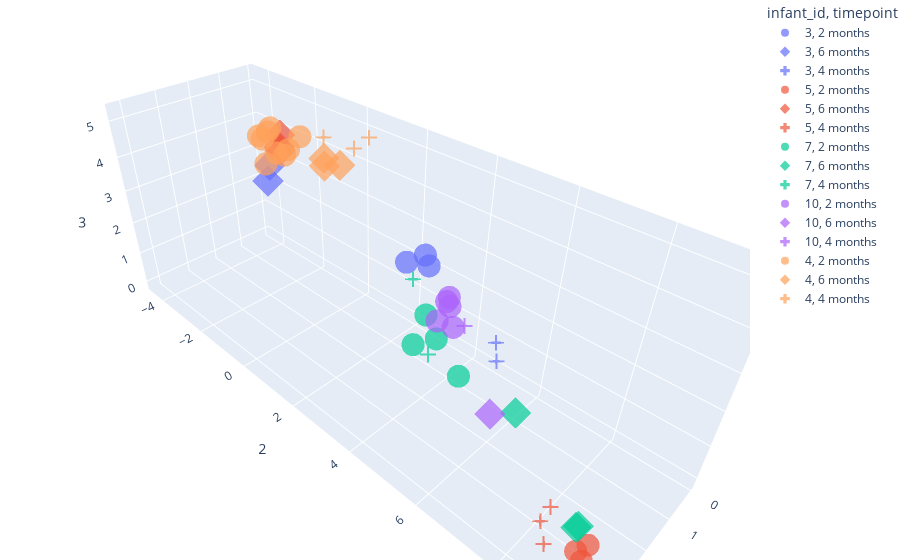

The notebook cell this image was saved under:
### Markdown cell above
### Infant + timepoint clustering

### Code cell
fig = px.scatter_3d(umap_braycurtis_metadata_246_merged,
                    x=1,
                    y=2,
                    z=3,
                    color='infant_id',
                    symbol='timepoint',
                    symbol_map={
                    "2 months": "circle",
                    "4 months": "cross",
                    "6 months": "diamond"},
                    opacity=0.7)

fig.update_layout(margin=dict(l=0, r=0, b=0, t=0))
fig.show()

### Figure 1 — Plotly figure (JSON) as saved in the notebook; plotly's stock layout.template omitted (floating-point values rounded to 4 significant figures)
{"data": [{"hovertemplate": "infant_id=3<br>timepoint=2 months<br>1=%{x}<br>2=%{y}<br>3=%{z}<extra></extra>", "legendgroup": "3, 2 months", "marker": {"color": "#636efa", "opacity": 0.7, "symbol": "circle"}, "mode": "markers", "name": "3, 2 months", "scene": "scene", "showlegend": true, "type": "scatter3d", "x": [2.488, 2.115, 2.149], "y": [3.801, 4.102, 4.015], "z": [3.846, 3.72, 3.965]}, {"hovertemplate": "infant_id=3<br>timepoint=6 months<br>1=%{x}<br>2=%{y}<br>3=%{z}<extra></extra>", "legendgroup": "3, 6 months", "marker": {"color": "#636efa", "opacity": 0.7, "symbol": "diamond"}, "mode": "markers", "name": "3, 6 months", "scene": "scene", "showlegend": true, "type": "scatter3d", "x": [0.1983, 0.01031], "y": [-3.943, -4.379], "z": [2.647, 1.898]}, {"hovertemplate": "infant_id=3<br>timepoint=4 months<br>1=%{x}<br>2=%{y}<br>3=%{z}<extra></extra>", "legendgroup": "3, 4 months", "marker": {"color": "#636efa", "opacity": 0.7, "symbol": "cross"}, "mode": "markers", "name": "3, 4 months", "scene": "scene", "showlegend": true, "type": "scatter3d", "x": [1.258, 1.216], "y": [5.504, 5.402], "z": [1.393, 1.852]}, {"hovertemplate": "infant_id=5<br>timepoint=2 months<br>1=%{x}<br>2=%{y}<br>3=%{z}<extra></extra>", "legendgroup": "5, 2 months", "marker": {"color": "#EF553B", "opacity": 0.7, "symbol": "circle"}, "mode": "markers", "name": "5, 2 months", "scene": "scene", "showlegend": true, "type": "scatter3d", "x": [3.542, 3.208, 3.337, 3.737, 3.926, 3.851, 3.642], "y": [9.242, 9.169, 9.029, 9.45, 9.041, 9.108, 9.313], "z": [0.3662, 0.4249, 0.2188, 0.1888, 0.1903, -0.1262, -0.004902]}, {"hovertemplate": "infant_id=5<br>timepoint=6 months<br>1=%{x}<br>2=%{y}<br>3=%{z}<extra></extra>", "legendgroup": "5, 6 months", "marker": {"color": "#EF553B", "opacity": 0.7, "symbol": "diamond"}, "mode": "markers", "name": "5, 6 months", "scene": "scene", "showlegend": true, "type": "scatter3d", "x": [1.517, 1.625, 1.676], "y": [-1.516, -1.399, -1.374], "z": [4.757, 4.41, 4.524]}, {"hovertemplate": "infant_id=5<br>timepoint=4 months<br>1=%{x}<br>2=%{y}<br>3=%{z}<extra></extra>", "legendgroup": "5, 4 months", "marker": {"color": "#EF553B", "opacity": 0.7, "symbol": "cross"}, "mode": "markers", "name": "5, 4 months", "scene": "scene", "showlegend": true, "type": "scatter3d", "x": [3.778, 3.376, 3.229], "y": [8.582, 8.247, 8.318], "z": [0.4427, 0.3933, 0.7629]}, {"hovertemplate": "infant_id=7<br>timepoint=2 months<br>1=%{x}<br>2=%{y}<br>3=%{z}<extra></extra>", "legendgroup": "7, 2 months", "marker": {"color": "#00cc96", "opacity": 0.7, "symbol": "circle"}, "mode": "markers", "name": "7, 2 months", "scene": "scene", "showlegend": true, "type": "scatter3d", "x": [4.269, 3.633, 3.637, 3.925], "y": [5.611, 5.344, 6.203, 5.853], "z": [3.78, 3.949, 2.99, 3.853]}, {"hovertemplate": "infant_id=7<br>timepoint=6 months<br>1=%{x}<br>2=%{y}<br>3=%{z}<extra></extra>", "legendgroup": "7, 6 months", "marker": {"color": "#00cc96", "opacity": 0.7, "symbol": "diamond"}, "mode": "markers", "name": "7, 6 months", "scene": "scene", "showlegend": true, "type": "scatter3d", "x": [1.761, 3.029, 3.295], "y": [6.465, 8.85, 8.899], "z": [0.8299, 0.4996, 0.7878]}, {"hovertemplate": "infant_id=7<br>timepoint=4 months<br>1=%{x}<br>2=%{y}<br>3=%{z}<extra></extra>", "legendgroup": "7, 4 months", "marker": {"color": "#00cc96", "opacity": 0.7, "symbol": "cross"}, "mode": "markers", "name": "7, 4 months", "scene": "scene", "showlegend": true, "type": "scatter3d", "x": [3.987, 3.108], "y": [5.741, 4.54], "z": [3.452, 4.091]}, {"hovertemplate": "infant_id=10<br>timepoint=2 months<br>1=%{x}<br>2=%{y}<br>3=%{z}<extra></extra>", "legendgroup": "10, 2 months", "marker": {"color": "#ab63fa", "opacity": 0.7, "symbol": "circle"}, "mode": "markers", "name": "10, 2 months", "scene": "scene", "showlegend": true, "type": "scatter3d", "x": [1.781, 1.573, 1.361, 1.905, 1.954], "y": [4.477, 4.282, 4.056, 4.244, 4.738], "z": [2.666, 2.706, 2.357, 2.207, 2.336]}, {"hovertemplate": "infant_id=10<br>timepoint=6 months<br>1=%{x}<br>2=%{y}<br>3=%{z}<extra></extra>", "legendgroup": "10, 6 months", "marker": {"color": "#ab63fa", "opacity": 0.7, "symbol": "diamond"}, "mode": "markers", "name": "10, 6 months", "scene": "scene", "showlegend": true, "type": "scatter3d", "x": [2.05], "y": [6.01], "z": [0.6716]}, {"hovertemplate": "infant_id=10<br>timepoint=4 months<br>1=%{x}<br>2=%{y}<br>3=%{z}<extra></extra>", "legendgroup": "10, 4 months", "marker": {"color": "#ab63fa", "opacity": 0.7, "symbol": "cross"}, "mode": "markers", "name": "10, 4 months", "scene": "scene", "showlegend": true, "type": "scatter3d", "x": [1.59], "y": [4.777], "z": [2.189]}, {"hovertemplate": "infant_id=4<br>timepoint=2 months<br>1=%{x}<br>2=%{y}<br>3=%{z}<extra></extra>", "legendgroup": "4, 2 months", "marker": {"color": "#FFA15A", "opacity": 0.7, "symbol": "circle"}, "mode": "markers", "name": "4, 2 months", "scene": "scene", "showlegend": true, "type": "scatter3d", "x": [2.37, 1.979, 1.847, 2.28, 2.149, 2.138, 1.04, 1.142, 2.363], "y": [-1.03, -0.7719, -1.459, -0.6959, -1.398, -1.174, -1.312, -1.701, -1.234], "z": [4.41, 4.596, 5.063, 4.78, 4.88, 5.131, 4.629, 4.179, 5.078]}, {"hovertemplate": "infant_id=4<br>timepoint=6 months<br>1=%{x}<br>2=%{y}<br>3=%{z}<extra></extra>", "legendgroup": "4, 6 months", "marker": {"color": "#FFA15A", "opacity": 0.7, "symbol": "diamond"}, "mode": "markers", "name": "4, 6 months", "scene": "scene", "showlegend": true, "type": "scatter3d", "x": [1.714, 1.652, 1.604], "y": [0.4048, 0.3271, 0.8332], "z": [4.616, 4.768, 4.741]}, {"hovertemplate": "infant_id=4<br>timepoint=4 months<br>1=%{x}<br>2=%{y}<br>3=%{z}<extra></extra>", "legendgroup": "4, 4 months", "marker": {"color": "#FFA15A", "opacity": 0.7, "symbol": "cross"}, "mode": "markers", "name": "4, 4 months", "scene": "scene", "showlegend": true, "type": "scatter3d", "x": [1.092, 0.8876, 1.065], "y": [0.775, 1.077, -0.3388], "z": [4.985, 5.287, 4.916]}], "layout": {"legend": {"title": {"text": "infant_id, timepoint"}, "tracegroupgap": 0}, "margin": {"b": 0, "l": 0, "r": 0, "t": 0}, "scene": {"domain": {"x": [0, 1], "y": [0, 1]}, "xaxis": {"title": {"text": "1"}}, "yaxis": {"title": {"text": "2"}}, "zaxis": {"title": {"text": "3"}}}}}
